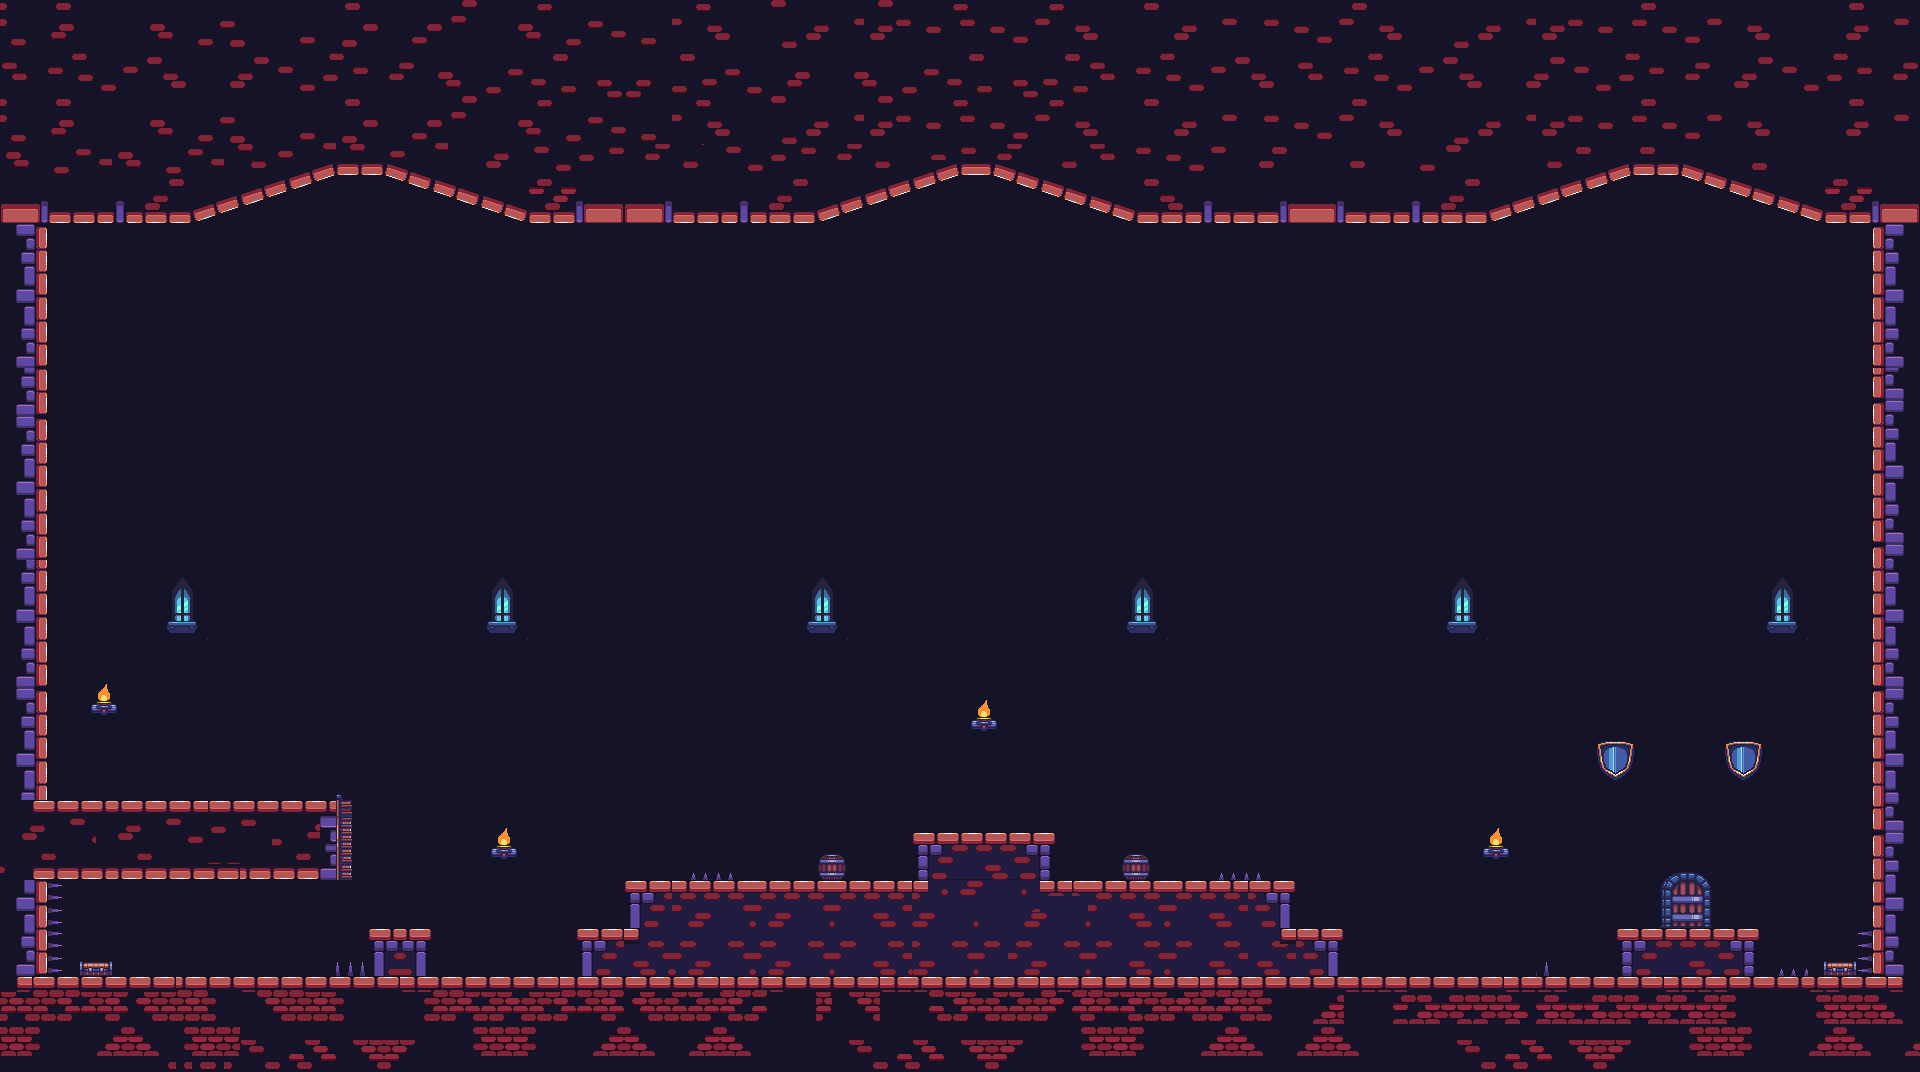

This is a level from a 2D game, rendered from its Tiled map with the project's own tilesets. A one-line summary and the map file follow, with tile-layer data summarised:
An orthogonal 120x67 tile map with 16x16 px tiles, 9 tile layers (Fond, Seum, Porte ouverte, Porte ferme, ...), 2 tilesets.

<map version="1.5" tiledversion="1.7.2" orientation="orthogonal" renderorder="right-down" width="120" height="67" tilewidth="16" tileheight="16" infinite="0" nextlayerid="11" nextobjectid="1">
 <tileset firstgid="1" source="decors.tsx" />
 <tileset firstgid="3265" source="objet.tsx" />
 <layer id="2" name="Fond" width="120" height="67">
  <data>[8040 cells, 5493 non-empty, 12 distinct tile ids]</data>
 </layer>
 <layer id="10" name="Seum" width="120" height="67">
  <data>[8040 cells, 0 non-empty, 0 distinct tile ids]</data>
 </layer>
 <layer id="8" name="Porte ouverte" width="120" height="67">
  <data>[8040 cells, 16 non-empty, 16 distinct tile ids]</data>
 </layer>
 <layer id="7" name="Porte ferme" width="120" height="67">
  <data>[8040 cells, 12 non-empty, 12 distinct tile ids]</data>
 </layer>
 <layer id="5" name="Decor" width="120" height="67">
  <data>[8040 cells, 126 non-empty, 31 distinct tile ids]</data>
 </layer>
 <layer id="1" name="Collision" width="120" height="67">
  <data>[8040 cells, 3113 non-empty, 459 distinct tile ids]</data>
 </layer>
 <layer id="4" name="Mort" width="120" height="67">
  <data>[8040 cells, 20 non-empty, 6 distinct tile ids]</data>
 </layer>
 <layer id="3" name="Grimpe" width="120" height="67">
  <data>[8040 cells, 6 non-empty, 4 distinct tile ids]</data>
 </layer>
 <layer id="9" name="Objet" width="120" height="67">
  <data>[8040 cells, 0 non-empty, 0 distinct tile ids]</data>
 </layer>
</map>
